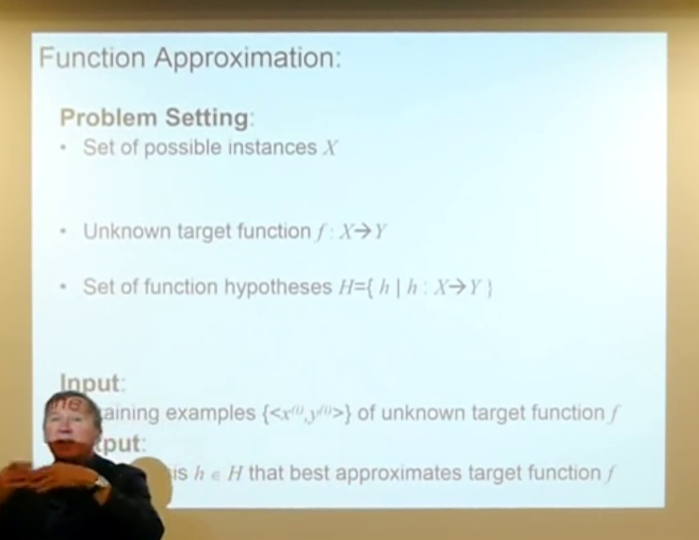
#> input picture Dataset/02_1/3.jpg, 1398 x 1080 px (shown at 1/2 size); its folder holds only this picture in this run
$ jupyter execute --allow-errors main.ipynb
#> lines starting #> are read from the running program, lines starting #| are printed output that depends on the picture
[cell 1]
import os
from tqdm import tqdm
import cv2 as cv
import matplotlib.pyplot as plt
import numpy as np
from pprint import *

[cell 2]
def edge_detection(im):
    dx = cv.Sobel(im, cv.CV_64F, 1, 0, ksize = 5)
    dy = cv.Sobel(im, cv.CV_64F, 0, 1, ksize = 5)
    gradient = np.sqrt(np.multiply(dx, dx) + np.multiply(dy, dy));
    max_val = np.amax(gradient);
    min_val = np.amin(gradient);
    norm_gradient = np.around(255*(gradient-min_val)/(max_val-min_val));
    norm_gradient = norm_gradient.astype(np.uint8)
    return norm_gradient

[cell 3]
def crop_image(im, w, h):
    colsum = np.sum(im, axis = 0)
    rowsum = np.sum(im, axis = 1)
    w_mid = w//2
    h_mid = h//2
    idx1 = np.argmax(colsum[6:w_mid])
    idx2 = np.argmax(colsum[w_mid:w-6])
    idx3 = np.argmax(rowsum[6:h_mid])
    idx4 = np.argmax(rowsum[h_mid:h-6])
    val1 = colsum[idx1]
    val2 = colsum[idx2]
    val3 = rowsum[idx3]
    val4 = rowsum[idx4]
    if val1 + val2 + val3 + val4 < 100000:
        return im
    else:
        return im[idx1:idx2-idx1+w_mid, idx3:idx4-idx3+h_mid]

[cell 4]
def take_input():
    slides = []
    ppt = []
    ans_range = []
    index = 0

    for folder in tqdm(os.listdir('Dataset')):
        index_start = index
        for filename in os.listdir('Dataset/' + folder):
            img = cv.imread(os.path.join("Dataset", folder, filename))
#> img is the input picture: shape (1080, 1398, 3); mean B, G, R 212.5, 219, 207.6
#             print(img.shape)
            if filename == "ppt.jpg":
                ppt.append(img)
                ans_range.append((index_start, index))
            else:
                slides.append(img)
            index += 1
    return slides, ppt, ans_range

[cell 5]
def format_image(im_arr):
    new_arr = []
    for img in tqdm(im_arr):
        w, h, _ = img.shape
        img = cv.cvtColor(img, cv.COLOR_BGR2GRAY)
        edgy = edge_detection(img)
        img = crop_image(edgy, w, h)
        new_arr.append(img)
#> this loop made 3 passes
#> pass 1, in format_image, `img = cv.cvtColor(img, cv.COLOR_BGR2GRAY)`:
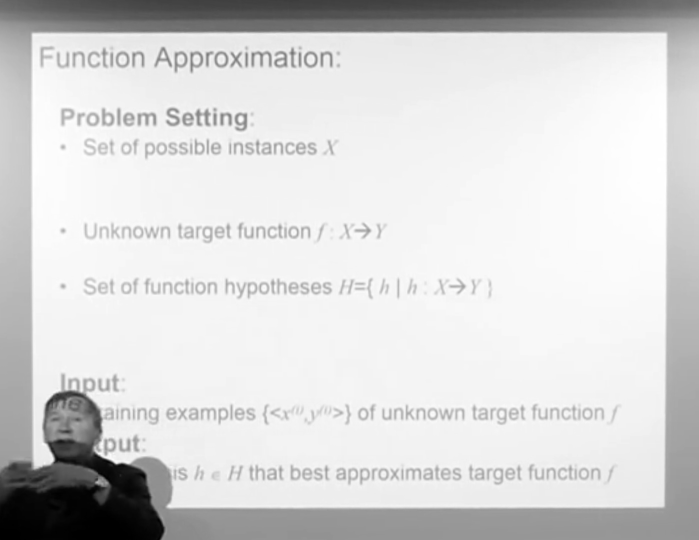
#> img: shape (1080, 1398) (shown at 1/2 size); min 0, max 255, mean 214.8
#> pass 1, in edge_detection, `dx = cv.Sobel(im, cv.CV_64F, 1, 0, ksize = 5)`:
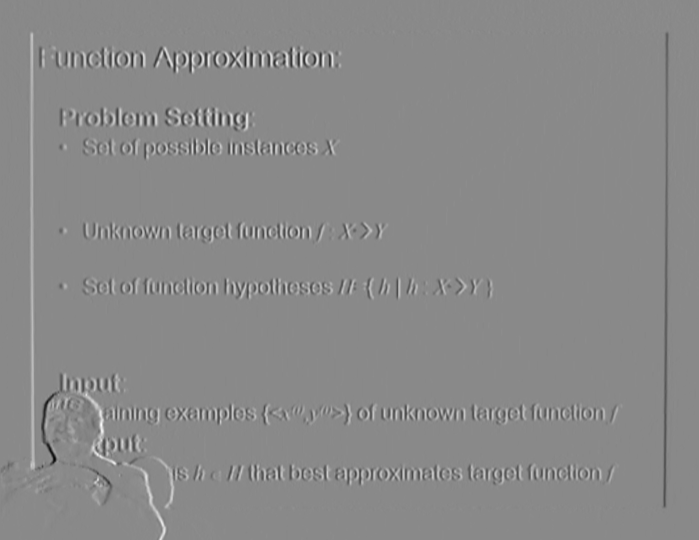
#> dx: shape (1080, 1398) float64 (shown at 1/2 size); min -4913, max 4201, mean 1.9; drawn with min black and max white
#> pass 1, in edge_detection, `dy = cv.Sobel(im, cv.CV_64F, 0, 1, ksize = 5)`:
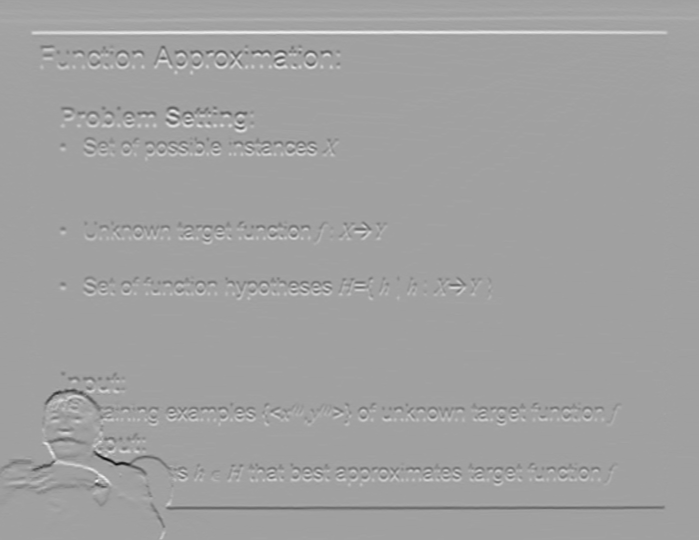
#> dy: shape (1080, 1398) float64 (shown at 1/2 size); min -6142, max 3589, mean 4.6; drawn with min black and max white
#> pass 1, in edge_detection, `gradient = np.sqrt(np.multiply(dx, dx) + np.multiply(dy, dy));`:
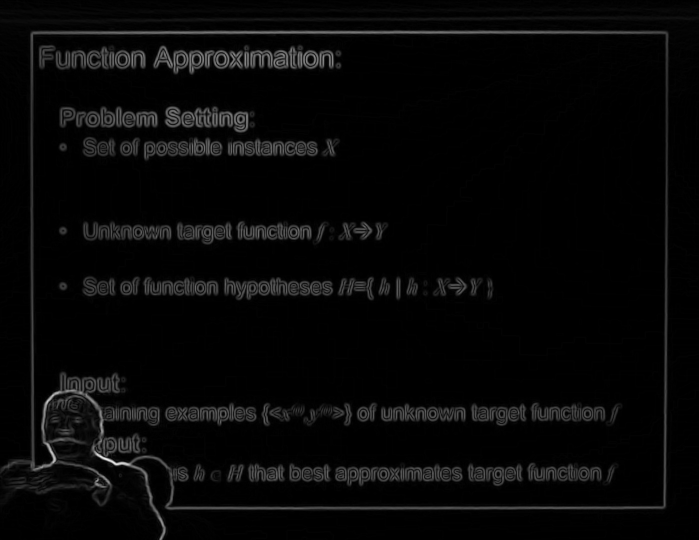
#> gradient: shape (1080, 1398) float64 (shown at 1/2 size); min 0, max 6293.1, mean 187.8; drawn with min black and max white
#> after the loop:
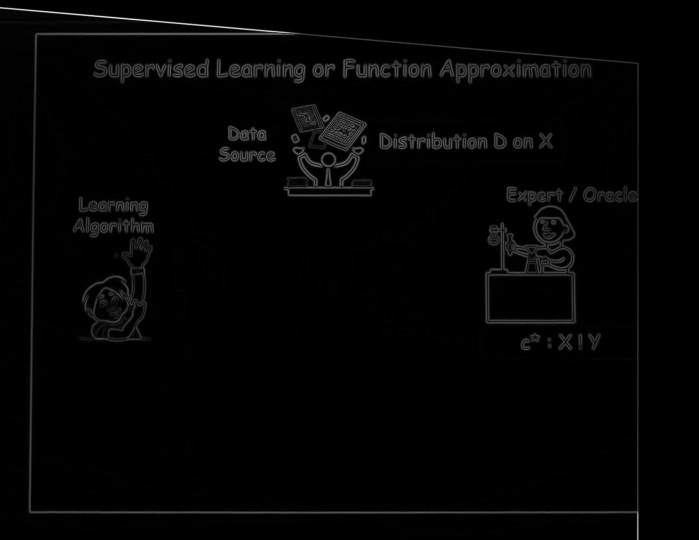
#> edgy: shape (1080, 1398) (shown at 1/2 size); min 0, max 255, mean 4
    return new_arr
